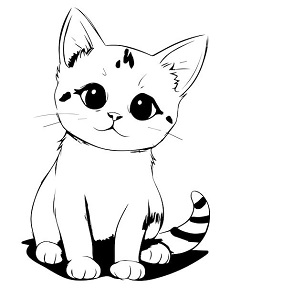
#> input picture 015-CNN-generator-data/cat_0.jpg, 300 x 300 px, found by its file name
$ python '015. CNN decoder generating real images ChatGPT 2 64x64 output.py'
#> lines starting #> are read from the running program, lines starting #| are printed output that depends on the picture
# ===============================================================
#  TRANPOSED CNN IMAGE GENERATOR (SUPERVISED, NOT GAN)
#  Input: random noise vector z
#  Output: generated image
#  Training signal: real image (supervised)
#
#  Loss: Mean Squared Error (MSE)
#  Optimizer: simple gradient descent
#
#  A VERY SMALL educational example.
# ===============================================================

import numpy as np
from skimage import io, transform
from datetime import datetime

# -----------------------------
# Hyperparameters
# -----------------------------
epochs = 10000
latent_dim = 10
learning_rate = 1
target_size = (64, 64)  # final generated image size

# -----------------------------
# Utility functions
# -----------------------------

# -----------------------------
# Save generated image
# -----------------------------
def save_image(tensor_img, path):
    """
    tensor_img: numpy array of shape (3, H, W), values in [-1, 1]
    Saves to 'path' as a JPEG.
    """
    img = tensor_img.copy()
    img = (img + 1) / 2         # [-1,1] -> [0,1]
    img = np.clip(img, 0, 1)
    img = (img * 255).astype(np.uint8)
    img = img.transpose(1, 2, 0)  # CxHxW -> HxWxC

    io.imsave(path, img)

def load_image(path, target_size):
    """
    Loads an image, resizes it to target_size,
    normalizes it to [-1, 1] so it matches tanh output.
    """
#> called with target_size = (64, 64)
    img = io.imread(path).astype(np.float32) / 255.0
#> img: shape (300, 300, 3) float32; min 0, max 1, mean 0.929
    img = transform.resize(img, target_size, anti_aliasing=True)
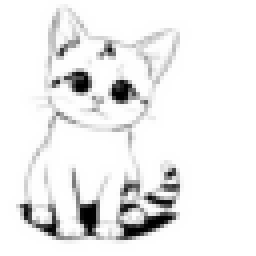
#> img: shape (64, 64, 3) float32 (shown 4 times larger); min 2.45e-05, max 1, mean 0.929
    img = img.transpose(2, 0, 1)  # convert to C x H x W
    img = img * 2 - 1            # move to [-1, 1]
    return img

def relu(x):
    return np.maximum(0, x)

def relu_grad(x):
    # derivative of ReLU: 1 where x>0 else 0
    return (x > 0).astype(np.float32)

def tanh(x):
    return np.tanh(x)

def tanh_grad(x):
    # derivative of tanh: 1 - tanh(x)^2
    return 1 - np.tanh(x)**2


# ===============================================================
#  TRANSPOSED CONVOLUTION (FORWARD + BACKWARD)
# ===============================================================

def conv_transpose2d_forward(x, w, stride=2, padding=1):
    """
    x: input feature map  (C_in, H, W)
    w: weights            (C_in, C_out, kH, kW)
    returns: output feature map (C_out, H_out, W_out)

    This does NOT implement real padding; the output is cropped
    at the end to simulate "removing" padding.
    """
    C_in, H, W = x.shape
    C_in_w, C_out, kH, kW = w.shape
    assert C_in == C_in_w

    H_out = kH + (H - 1)*stride
    W_out = kW + (W - 1)*stride

    out = np.zeros((C_out, H_out, W_out), dtype=np.float32)

    # Deconvolution (transposed conv)
    for cin in range(C_in):
        for cout in range(C_out):
            for i in range(H):
                for j in range(W):
                    out[cout,
                        i*stride : i*stride + kH,
                        j*stride : j*stride + kW] += x[cin, i, j] * w[cin, cout]

    # Remove "padding" by simple cropping
    if padding > 0:
        out = out[:, padding:-padding, padding:-padding]

    return out


def conv_transpose2d_backward(x, w, grad_out, stride=2, padding=1):
    """
    Computes gradients for:
      dL/dx  and  dL/dw

    grad_out: gradient from next layer (C_out, H_out, W_out)
    """

    # First reconstruct the pre-cropped grad_out
    C_in, H, W = x.shape
    C_in_w, C_out, kH, kW = w.shape

    H_out_full = kH + (H - 1)*stride
    W_out_full = kW + (W - 1)*stride

    # Add padding back
    if padding > 0:
        grad_full = np.zeros((C_out, H_out_full, W_out_full), dtype=np.float32)
        grad_full[:, padding:-padding, padding:-padding] = grad_out
    else:
        grad_full = grad_out

    # Initialize gradients
    grad_x = np.zeros_like(x)
    grad_w = np.zeros_like(w)

    # Compute gradients
    for cin in range(C_in):
        for cout in range(C_out):
            for i in range(H):
                for j in range(W):
                    # dW
                    grad_w[cin, cout] += x[cin, i, j] * grad_full[cout,
                                                                   i*stride : i*stride+kH,
                                                                   j*stride : j*stride+kW]
                    # dX
#> (the run stopped early here; a loop or call above may not have finished)
